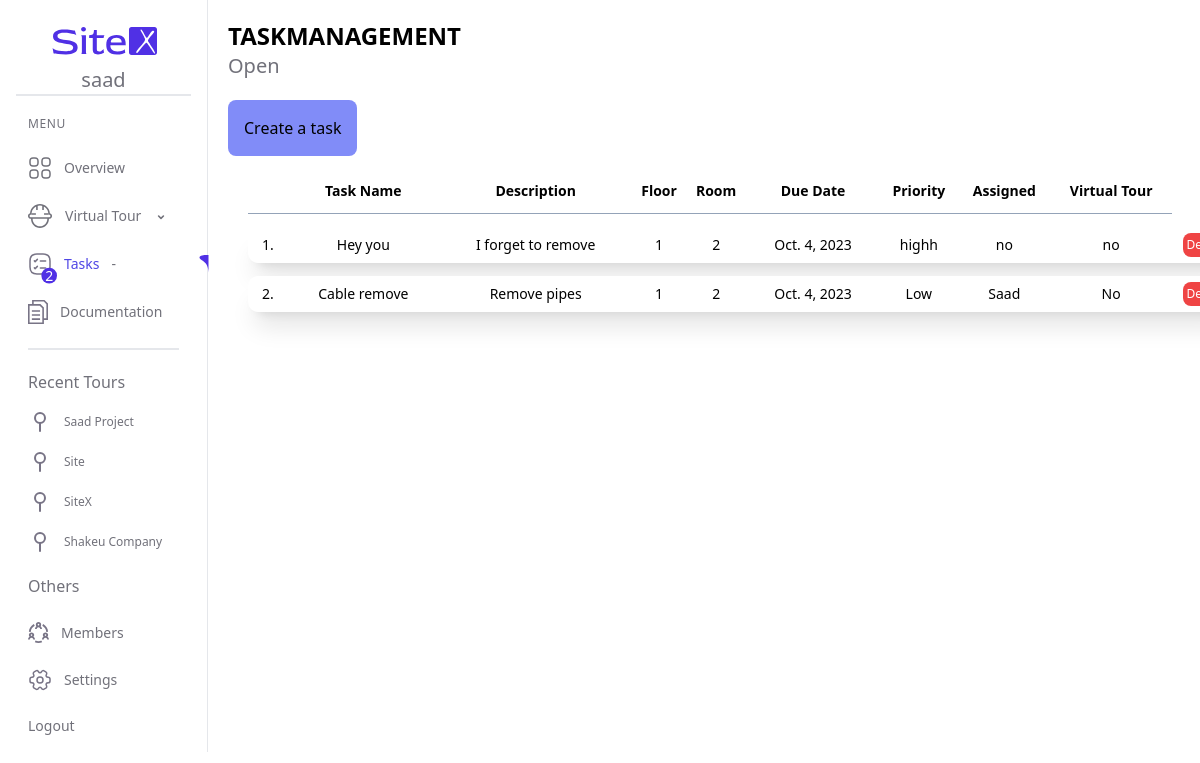
Before: /tasks/ (signed in) with the older database file.
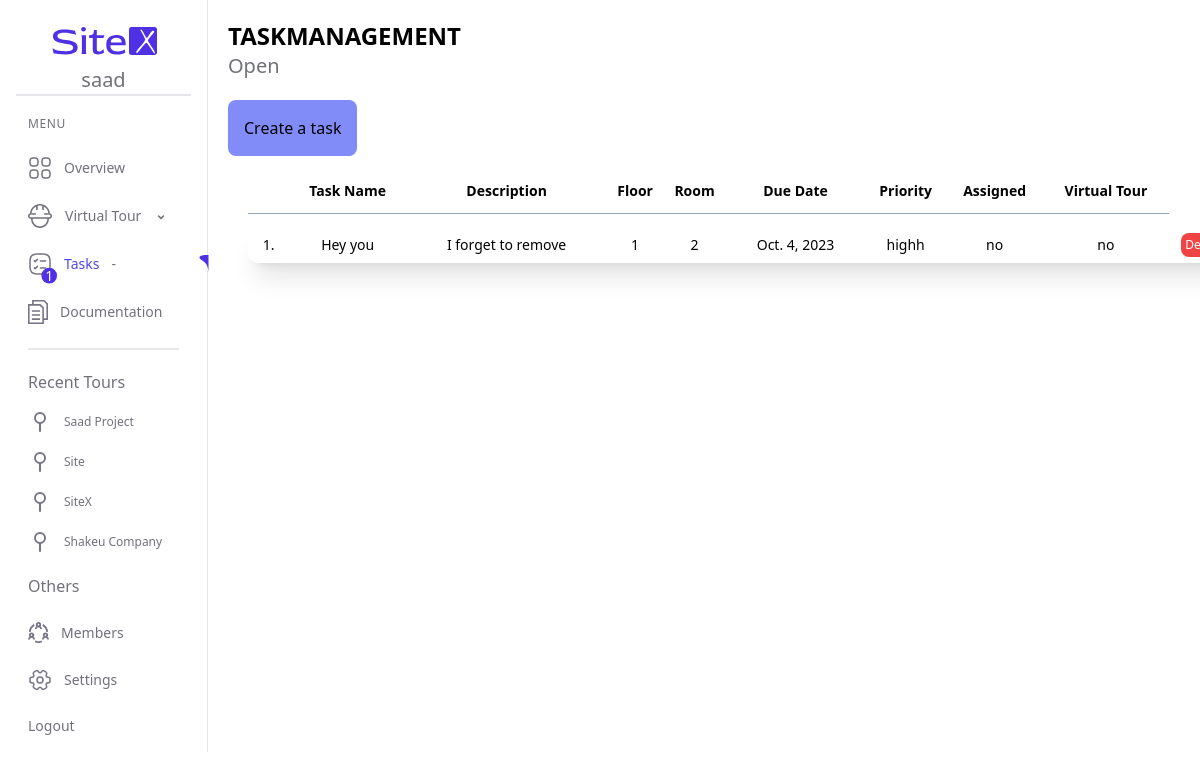
After: the same page with the newer database file.
### myapp/models.py (models this page shows, shortened)
class Project(models.Model):
    user = models.ForeignKey(User, on_delete=models.CASCADE)
    project_name = models.CharField(max_length=30)
    slug = models.SlugField(unique=True, max_length=100, blank=True, null=True)
    project_size = models.CharField(max_length=30)
    project_address= models.CharField(max_length=30)
    add_members = models.CharField(max_length=30)
    group = models.CharField(max_length=30)
    project_manager = models.CharField(max_length=30)
    date = models.DateField()
    created_at = models.DateTimeField(auto_now_add=True)

class Task(models.Model):
    user = models.ForeignKey(User, on_delete=models.CASCADE)
    name = models.CharField(max_length=30)
    description = models.CharField(max_length=30)
    floor = models.CharField(max_length=30)
    room = models.CharField(max_length=30)
    due_date = models.DateField()
    priority = models.CharField(max_length=30)
    assigned = models.CharField(max_length=30)
    virtual_tour = models.CharField(max_length=30)
    created_at = models.DateTimeField(default=timezone.now)

### myapp/views.py (the view)
# urls.py: path('tasks/', views.tasks_view, name='tasks'),
@login_required
def tasks_view(request):
    tasks = Task.objects.filter(user=request.user).order_by('-created_at')
    projects = Project.objects.filter(user=request.user).order_by('-created_at')
    task_count = Task.objects.filter(user=request.user).count()
    return render(request, 'task.html', {'tasks': tasks, 'task_count': task_count, 'projects': projects})

### templates/task.html (shortened to what this page needs)
{% extends "base.html" %}
{% load static %}
{% block content %}
    <h1 class="text-black text-2xl font-semibold p-5">TASKMANAGEMENT
        <span>
            <p class="text-zinc-500 text-xl font-normal">Open</p>
        </span>
    </h1>
    <a class="m-5 " href="{% url 'create-tasks' %}">
        <button class="transition-transform transform hover:scale-105 p-4 hover:bg-indigo-600 hover:text-white bg-indigo-400 rounded-lg">Create a task </button>
    </a>
        <table class="table text-sm  w-[990px] ml-10 border-separate  ">
            <thead class="  ">
                <tr class=" font-bold ">
                    <th class="py-3 border-b border-slate-400"></th>
                    <th class="py-3 border-b border-slate-400">Task Name</th>
                    <th class="py-3 border-b border-slate-400">Description</th>
                    <th class="py-3 border-b border-slate-400">Floor</th>
                    <th class="py-3 border-b border-slate-400">Room</th>
                    <th class="py-3 border-b border-slate-400">Due Date</th>
                    <th class="py-3 border-b border-slate-400">Priority</th>
                    <th class="py-3 border-b border-slate-400">Assigned</th>
                    <th class="py-3 border-b border-slate-400">Virtual Tour</th>
                </tr>
            </thead>
            <tbody>
                {% for task in tasks %}
                    <tr class="shadow-xl bg-white hover:bg-indigo-600 hover:text-white text-center">
                        <td class="p-2">{{ forloop.counter }}.</td>
                        <td class="p-2">{{ task.name }}</td>
                        <td class="p-2">{{ task.description }}</td>
                        <td class="p-2">{{ task.floor }}</td>
                        <td class="p-2">{{ task.room }}</td>
                        <td class="p-2">{{ task.due_date }}</td>
                        <td class="p-2">{{ task.priority }}</td>
                        <td class="p-2">{{ task.assigned }}</td>
                        <td class="p-2"><a href="">{{ task.virtual_tour }}</a></td>
                        <td><form method="post" action="{% url 'delete_task' task.id %}">
                            <button type="submit" class="bg-red-500 p-1 rounded-lg text-xs text-white hover:bg-red-800">Delete</button>
                        </form></td>
                    </tr>
                {% endfor %}
            </tbody>
        </table>
{% endblock %}

### templates/base.html (shortened to what the changed rows need)
{% load static %}
<!DOCTYPE html>
<html>
<head>
    <link rel="stylesheet" href="https://cdn.jsdelivr.net/npm/flatpickr/dist/flatpickr.min.css">
    <script src="https://cdn.tailwindcss.com?plugins=forms,typography,aspect-ratio,line-clamp"></script>
        <script src="https://cdn.tailwindcss.com"></script>
        <link rel="stylesheet" href="{% static 'style.css' %}">
</head>
<body>
    <div class="container">
        <div class="flex">
            <aside id="dashboard-sidebar" class="border-r  bg-white w-52 p-4 text-zinc-500 font-medium  text-sm">
                <ul class="space-y-6 mx-3  mt-5">
                    <h2 class="text-zinc-500 text-xs tracking-wider font-normal">MENU</h2>
                    <li class="relative flex space-x-3 items-center w-44">
                        <svg class="absolute -left-2 top-2" width="25" height="25" viewBox="0 0 32 32" fill="none" xmlns="http://www.w3.org/2000/svg">
                            <rect x="12" y="10" width="20" height="20" rx="10" fill="#5030E5" />
                            <text x="22" y="22" fill="white" font-size="18" text-anchor="middle" dominant-baseline="middle">{{ task_count }}</text>
                        </svg>
                    </li>
                </ul>
                <ul class="space-y-4 mx-3 text-xs mt-5">
                    <h2 class="  text-zinc-500 text-base font-normal font-['Plus Jakarta Sans'] text-start mb-4">Recent Tours</h2>
                    {% for project in projects %}
                    <li class="flex space-x-3 items-center">
                        <a class="" href="{% url 'virtual_tour' project.slug %}">{{ project.project_name }}</a>
                    </li>
                    {% endfor %}
                </ul>
                <ul class="space-y-6 mx-3  mt-5">
                    <h2 class="  text-zinc-500 text-base font-normal text-start mb-4">Others</h2>
                </ul>
            </aside>
            <main class="">
                {% block content %}
                {% endblock %}
            </main>
        </div>
        </div>
</body>
</html>

Changed rows visible on the page:
removed Task: name "Cable remove", description "Remove pipes", floor "1", room "2", due_date "Oct. 4, 2023", priority "Low", assigned "Saad", virtual_tour "No"
Other visible differences:
{{ task_count }}: "2" → "1"
